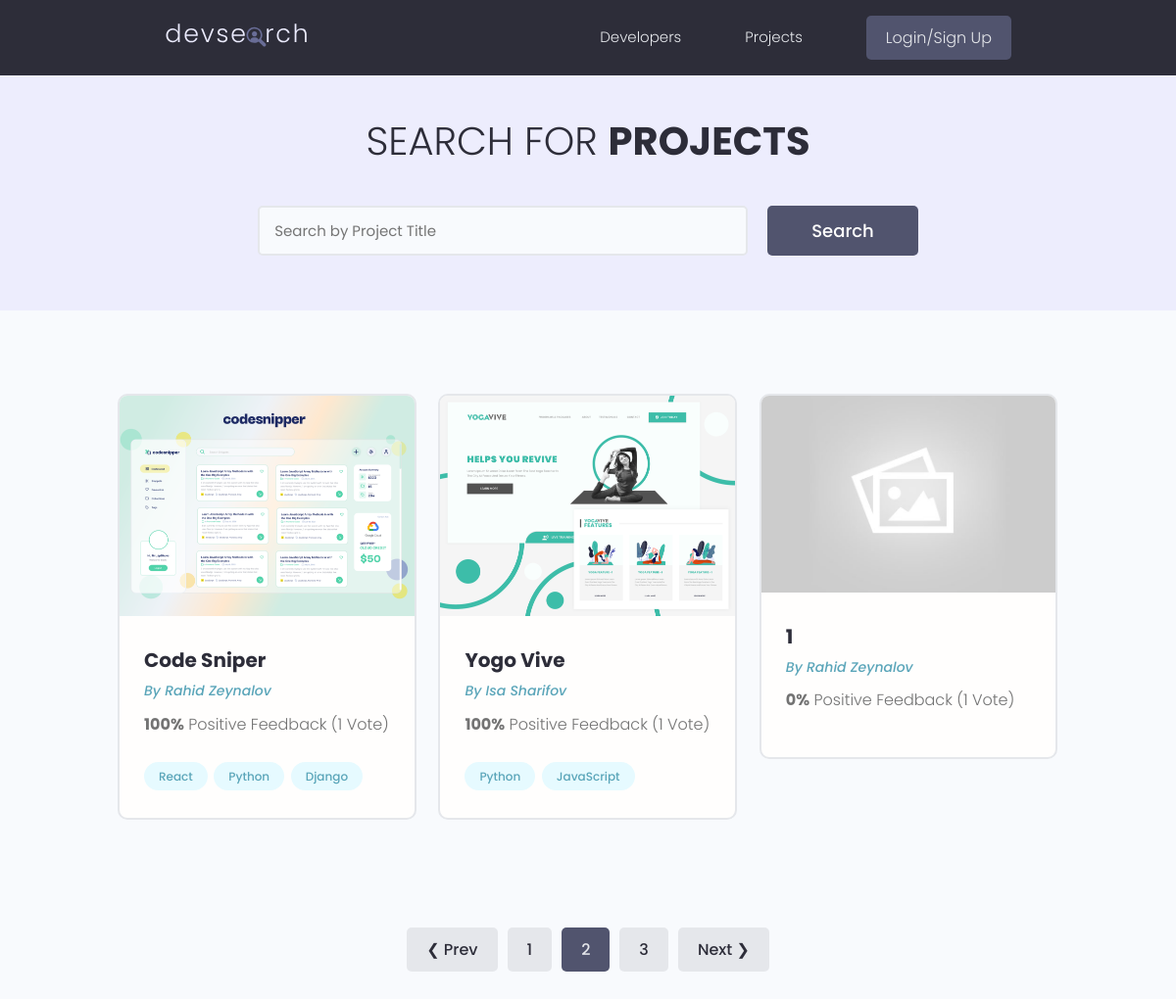
The page /projects/?page=2 on the database as committed earlier.
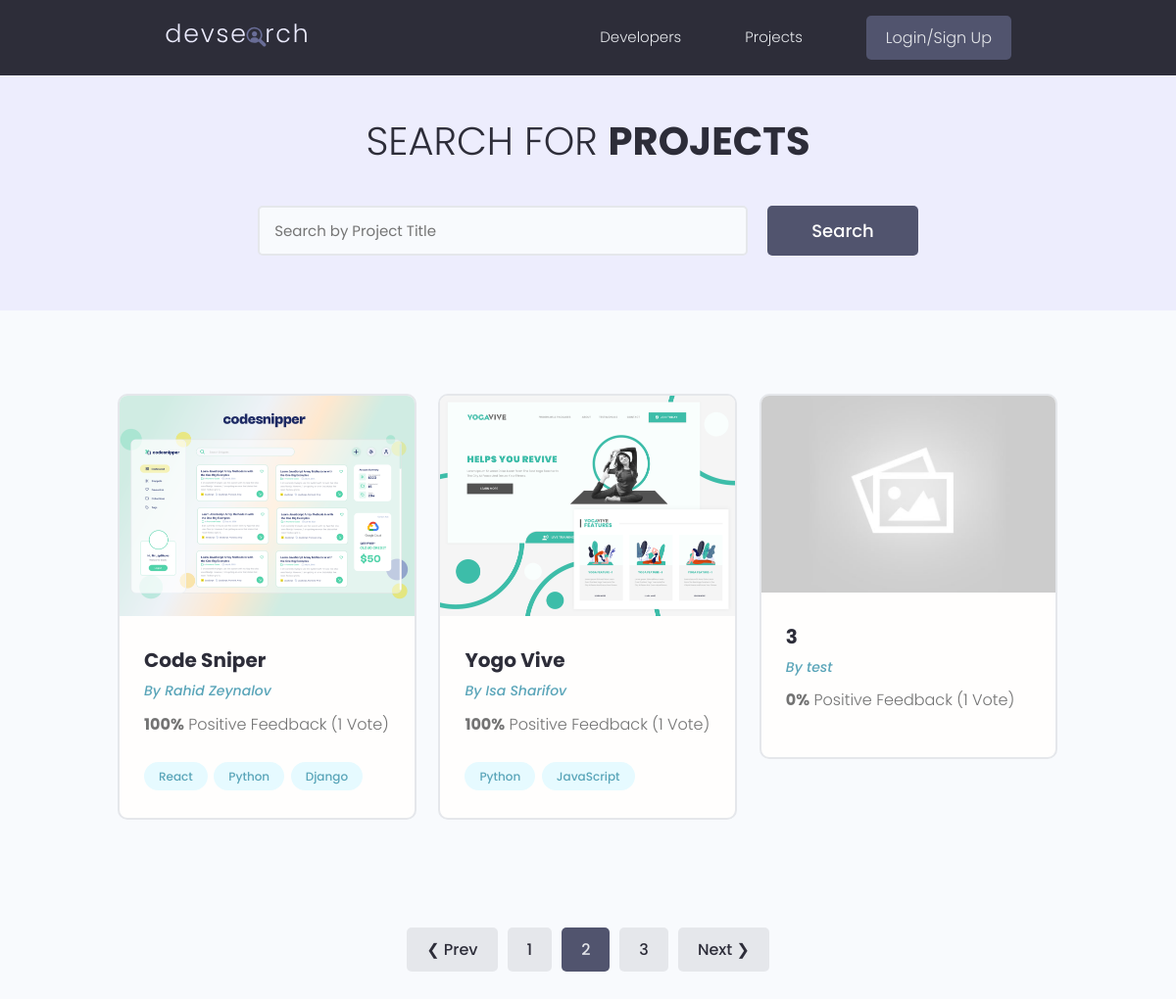
The same page on the database as committed later.
### projects/models.py (models this page shows, shortened)
class Project(models.Model):
    owner = models.ForeignKey(Profile, null=True, blank=True, on_delete=models.CASCADE)
    title = models.CharField(max_length=200)
    description = models.TextField(null=True, blank=True)
    featured_image = models.ImageField(null=True, blank=True, default='default.jpg')
    demo_link = models.CharField(max_length=2000, null=True, blank=True)
    source_link = models.CharField(max_length=2000, null=True, blank=True)
    tags = models.ManyToManyField(Tag, blank=True)
    vote_total = models.IntegerField(default=0, null=True, blank=True)
    vote_ratio = models.IntegerField(default=0, null=True, blank=True)
    created = models.DateTimeField(auto_now_add=True, null=True, blank=True)
    id = models.UUIDField(default=uuid.uuid4, unique=True, primary_key=True, editable=False)
    class Meta:
        ordering = ['created']
    @property
    def imageURL(self):
        try:
            url = self.featured_image.url
        except:
            url = ''
        return url

class Tag(models.Model):
    name = models.CharField(max_length=200)
    created = models.DateTimeField(auto_now_add=True, null=True, blank=True)
    id = models.UUIDField(default=uuid.uuid4, unique=True, primary_key=True, editable=False)
    def __str__(self) -> str:
        return self.name

### users/models.py (models this page shows, shortened)
class Profile(models.Model):
    user = models.OneToOneField(User, on_delete=models.CASCADE, null=True, blank=True)
    name = models.CharField(max_length=150, null=True, blank=True)
    email = models.EmailField(max_length=150, null=True, blank=True)
    username = models.CharField(max_length=150, null=True, blank=True)
    location = models.CharField(max_length=150, null=True, blank=True)
    short_intro = models.CharField(max_length=200, null=True, blank=True)
    bio = models.TextField(null=True, blank=True)
    profile_image = models.ImageField(null=True, blank=True, upload_to='profiles/', default="profiles/users-default.png")
    social_github = models.CharField(max_length=150, null=True, blank=True)
    social_stackoverflow = models.CharField(max_length=150, null=True, blank=True)
    social_linkedin = models.CharField(max_length=150, null=True, blank=True)
    social_youtube = models.CharField(max_length=150, null=True, blank=True)
    social_medium = models.CharField(max_length=150, null=True, blank=True)
    created = models.DateTimeField(auto_now_add=True, null=True, blank=True)
    id = models.UUIDField(default=uuid.uuid4, unique=True, primary_key=True, editable=False)
    class Meta:
        ordering =['created']

### projects/views.py (the view)
# urls.py: path('projects/', views.getProjects),
def projects(request):
    projects, search_query = searchProject(request)
    custome_range, projects = paginateProjects(request, projects, 3)
    context = {'projects':projects, 'search_query':search_query, 'custome_range':custome_range}
    return render(request,'projects/projects.html', context=context)

### projects/utils.py (called while the page is built)
def searchProject(request):
    search_query = ''
    if request.GET.get('search_query'):
        search_query = request.GET.get('search_query')
    projects = Project.objects.distinct().filter(
        Q(title__icontains=search_query) |
        Q(description__icontains=search_query) |
        Q(owner__name__icontains=search_query) |
        Q(tags__name__icontains=search_query)
        )
    return projects, search_query

### projects/templates/projects/projects.html (shortened to what this page needs)
{% extends 'main.html' %}
{% block content %}
<main class="projects">
    <section class="hero-section text-center">
        <div class="container container--narrow">
            <div class="hero-section__box">
                <h2>Search for <span>Projects</span></h2>
            </div>
            <div class="hero-section__search">
                <form id="searchForm" class="form" action="{% url 'projects' %}" method="get">
                    <div class="form__field">
                        <input class="input input--text" id="formInput#search" type="text" name="search_query"
                            value="{{search_query}}" placeholder="Search by Project Title" />
                    </div>
                    <input class="btn btn--sub btn--lg" type="submit" value="Search" />
                </form>
            </div>
        </div>
    </section>
    <section class="projectsList">
        <div class="container">
            <div class="grid grid--three">
                {% for project in projects %}
                <div class="column">
                    <div class="card project">
                        <a href="{% url 'project' project.id %}" class="project">
                            <img class="project__thumbnail" src="{{project.imageURL}}"
                                alt="project thumbnail" />
                            <div class="card__body">
                                <h3 class="project__title">{{project.title}}</h3>
                                <p><a class="project__author" href="{% url 'user-profile' project.owner.id %}">By {{project.owner.name}}</a></p>
                                <p class="project--rating">
                                    <span style="font-weight: bold;">{{project.vote_ratio}}%</span> Positive
                                    Feedback ({{project.vote_total}} Vote{{project.vote_total|pluralize:"s"}})
                                </p>
                                <div class="project__tags">
                                    {% for tag in project.tags.all %}
                                    <span class="tag tag--pill tag--main">
                                        <small>{{tag}}</small>
                                    </span>
                                    {% endfor %}
                                </div>
                            </div>
                        </a>
                    </div>
                </div>
                {% endfor %}
            </div>
        </div>
    </section>
    {% include "pagination.html" with queryset=projects custome_range=custome_range %}
</main>
{% endblock content %}

Rows that differ between the two databases and show on the page:
removed Project: imageURL (placeholder picture), title "1", owner.name "Rahid Zeynalov", vote_ratio "0", vote_total "1"
now on this page (row edited): Project: imageURL (placeholder picture), title "3", owner.name "test", vote_ratio "0", vote_total "1"
